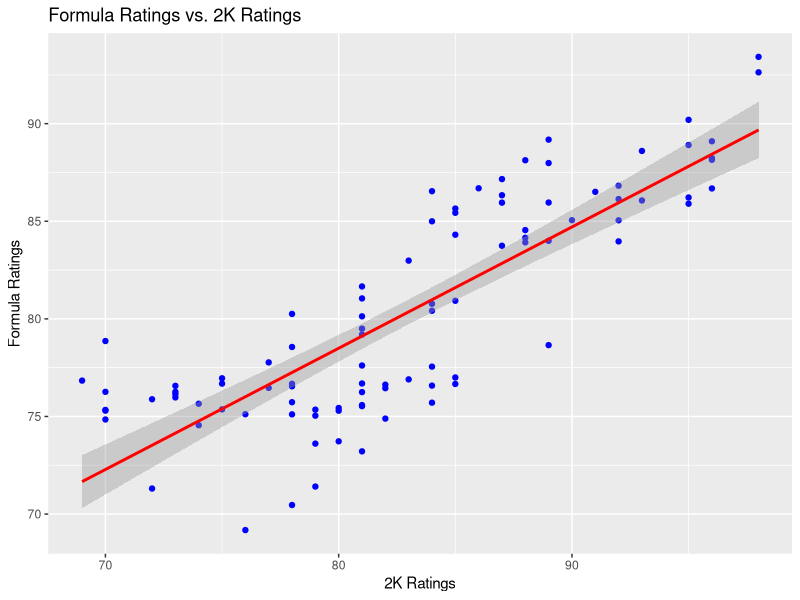
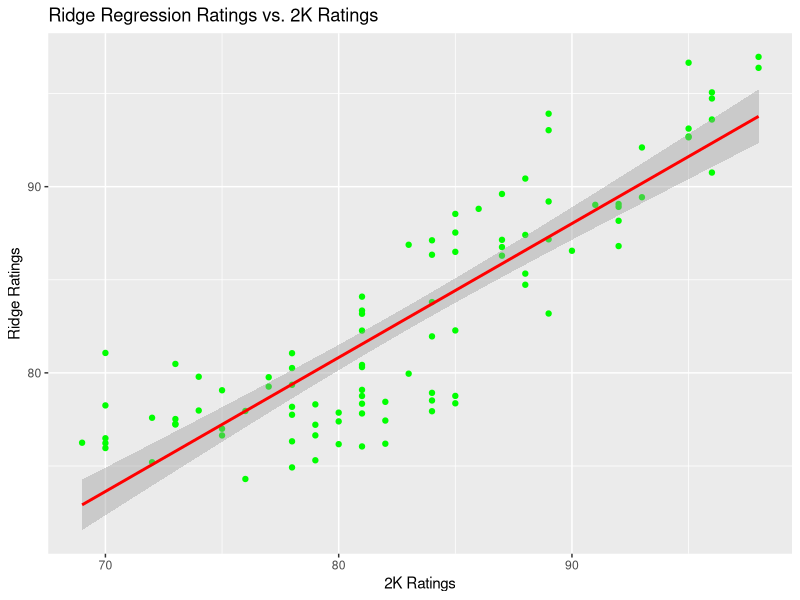
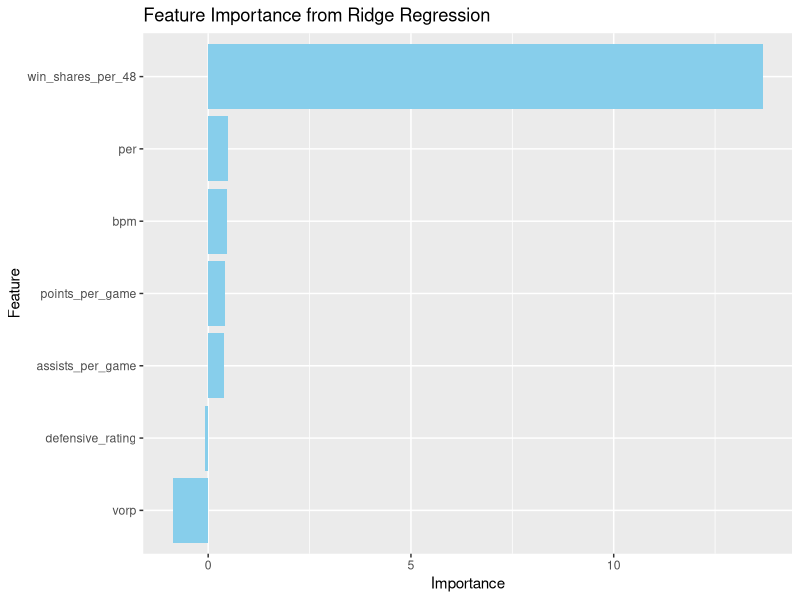
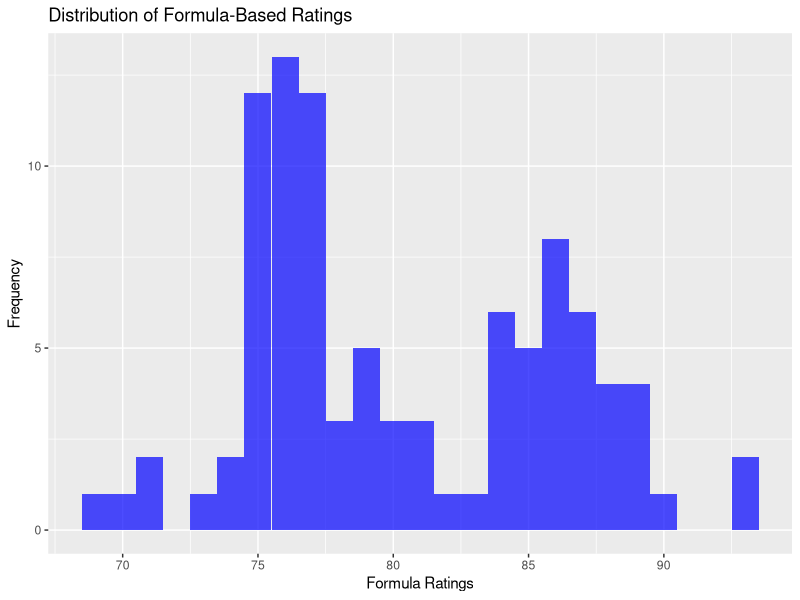
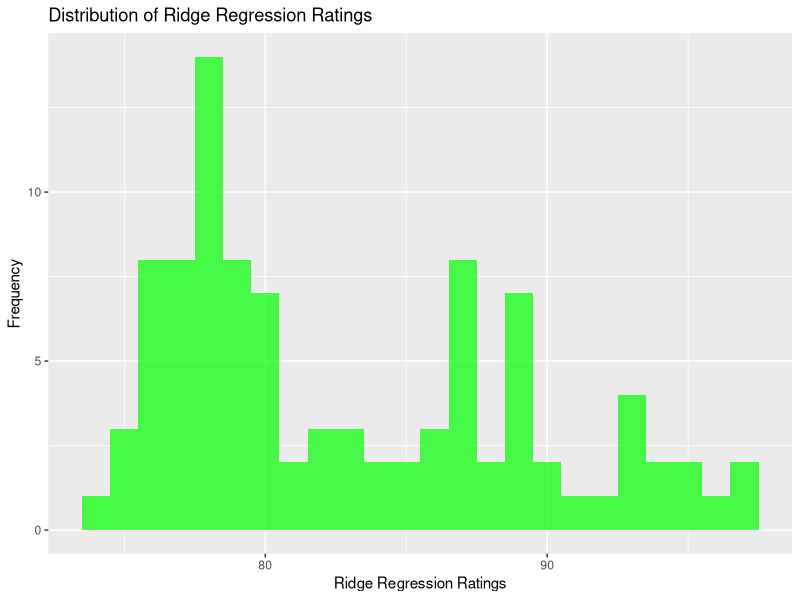
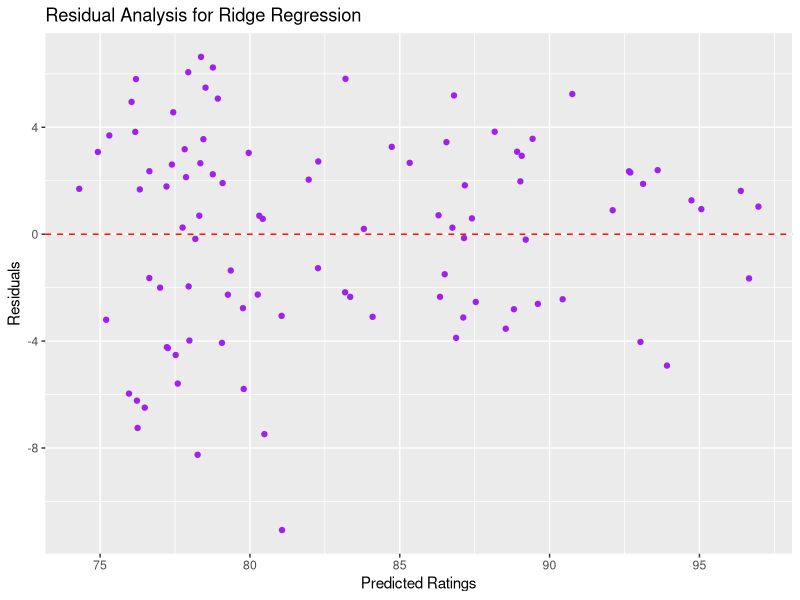
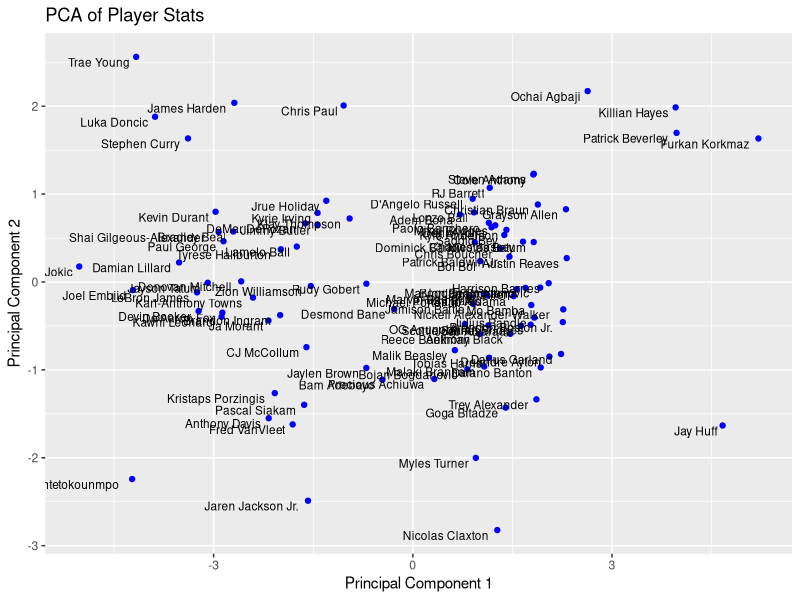
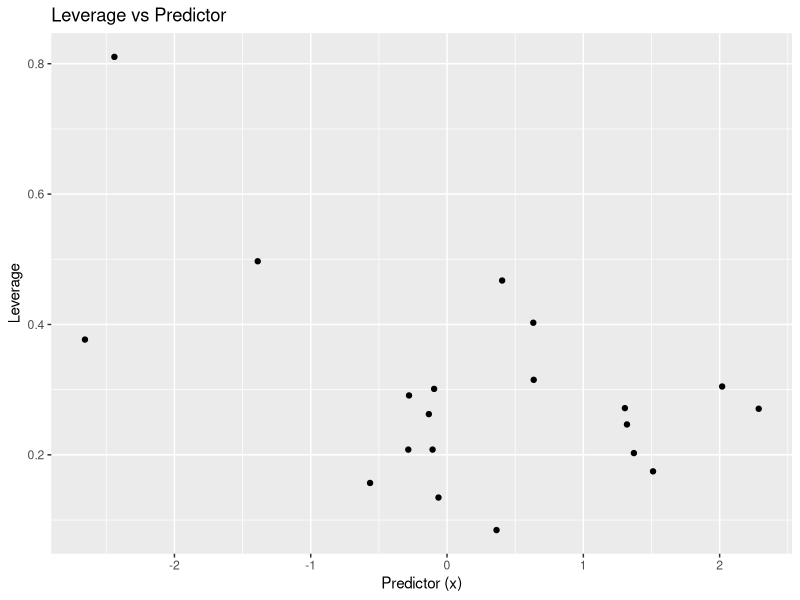

Write the R code that produced these figures, in order.
## ---- chunk 1
knitr::opts_chunk$set(echo = TRUE)
## ---- chunk 2
# Load necessary library
library(glmnet)
library(ggplot2)

# Define player stats (including Furkan Korkmaz)
players <- data.frame(
  name = c(
    "Nikola Jokic", "Luka Doncic", "Joel Embiid", "Giannis Antetokounmpo", "Shai Gilgeous-Alexander", 
    "Anthony Davis", "LeBron James", "Kevin Durant", "Jayson Tatum", "Stephen Curry", "Killian Hayes", 
    "Patrick Beverley", "Jay Huff", "Nicolas Claxton", "Desmond Bane", "Tobias Harris", "Paolo Banchero", 
    "Myles Turner", "Austin Reaves", "D'Angelo Russell", "Ja Morant", "Furkan Korkmaz", "Kyrie Irving", 
    "Lamelo Ball", "Jaylen Brown", "Devin Booker", "James Harden", "Damian Lillard", "Jimmy Butler", 
    "Zion Williamson", "De'Aaron Fox", "Jrue Holiday", "Bam Adebayo", "Jaren Jackson Jr.", "Donovan Mitchell", 
    "Klay Thompson", "Chris Paul", "Karl-Anthony Towns", "Brandon Ingram", "DeMar DeRozan", "Trae Young", 
    "Bradley Beal", "Pascal Siakam", "CJ McCollum", "Tyrese Haliburton", "Kawhi Leonard", "Paul George", 
    "Fred VanVleet", "Kristaps Porzingis", "Rudy Gobert", "Precious Achiuwa", "Steven Adams", "Ochai Agbaji", 
    "Santi Aldama", "Trey Alexander", "Nickeil Alexander-Walker", "Grayson Allen", "Jarrett Allen", "Jose Alvarado", 
    "Kyle Anderson", "Cole Anthony", "OG Anunoby", "Deni Avdija", "Deandre Ayton", "Marvin Bagley III", 
    "Patrick Baldwin Jr.", "Lonzo Ball", "Mo Bamba", "Dalano Banton", "Dominick Barlow", "Harrison Barnes", 
    "Scottie Barnes", "RJ Barrett", "Charles Bassey", "Emoni Bates", "Jamison Battle", "Nicolas Batum", 
    "Malik Beasley", "MarJon Beauchamp", "Reece Beekman", "Saddiq Bey", "Goga Bitadze", "Anthony Black", 
    "Bogdan Bogdanović", "Bojan Bogdanović", "Bol Bol", "Adem Bona", "Brandon Boston Jr.", "Chris Boucher", 
    "Malaki Branham", "Christian Braun", "Jalen Bridges", "Mikal Bridges", "Michael Porter Jr.", "Darius Garland", "Julius Randle"
  ),
  points_per_game = c(26.4, 33.9, 34.7, 30.4, 30.1, 24.7, 25.7, 27.1, 28.4, 26.4, 6.9, 6.2, 3.5, 12.6, 21.5, 18.0, 20.0, 15.0, 13.0, 17.0, 25.1, 6.8, 23.0, 23.3, 23.5, 29.1, 21.0, 30.0, 21.5, 22.0, 25.0, 20.3, 18.5, 22.3, 27.1, 21.5, 14.2, 24.0, 22.8, 20.5, 28.1, 23.2, 19.2, 20.7, 20.4, 23.0, 24.1, 20.9, 21.6, 14.1, 12.5, 9.2, 7.3, 5.6, 6.4, 8.0, 9.1, 10.5, 14.4, 11.0, 13.2, 11.6, 13.8, 14.7, 12.9, 16.2, 13.0, 11.9, 10.7, 12.0, 11.5, 12.1, 16.9, 12.4, 10.6, 17.5, 13.7, 15.0, 9.9, 10.2, 12.4, 16.1, 9.5, 7.6, 12.3, 14.8, 19.2, 9.1, 8.5, 7.3, 12.7, 10.0, 11.4, 17.1, 10.4, 13.8),
  defensive_rating = c(107, 110, 107, 102, 108, 104, 106, 109, 107, 111, 110, 110, 103, 101, 106, 105, 108, 103, 107, 108, 105, 110, 108, 107, 105, 106, 110, 107, 108, 107, 106, 108, 104, 102, 107, 109, 110, 107, 106, 108, 112, 108, 104, 105, 107, 106, 108, 103, 104, 107, 105, 110, 112, 107, 104, 106, 109, 107, 106, 108, 110, 106, 108, 105, 107, 108, 109, 106, 105, 108, 107, 106, 109, 108, 107, 106, 108, 105, 107, 106, 108, 104, 106, 107, 105, 107, 109, 106, 108, 105, 109, 106, 108, 107, 105, 106),
  assists_per_game = c(9.0, 9.8, 5.6, 6.5, 6.2, 3.5, 8.3, 5.0, 5.6, 5.1, 4.9, 2.9, 1.0, 1.5, 4.4, 2.5, 3.7, 1.2, 3.4, 6.1, 8.1, 1.2, 6.9, 7.6, 3.1, 6.5, 10.8, 7.5, 6.0, 4.3, 6.4, 7.9, 5.4, 2.8, 5.3, 2.9, 9.5, 4.1, 5.5, 6.4, 9.1, 6.6, 4.5, 5.8, 7.8, 6.2, 5.9, 6.1, 5.7, 4.3, 2.1, 1.6, 1.3, 1.8, 2.5, 2.9, 1.4, 1.9, 1.7, 3.6, 1.2, 2.9, 3.8, 1.9, 1.8, 1.0, 2.2, 3.4, 1.5, 3.0, 1.8, 2.4, 3.6, 2.3, 1.8, 3.9, 2.0, 3.8, 1.9, 2.0, 3.1, 1.5, 1.6, 1.9, 2.3, 4.3, 1.7, 1.8, 2.4, 2.7, 1.9, 2.0, 4.1, 1.4, 2.3, 2.2),
  per = c(32.1, 23.5, 28.3, 29.5, 27.8, 26.4, 25.7, 27.1, 26.9, 28.5, 10.5, 12.2, 15.0, 20.3, 19.8, 17.5, 16.0, 18.0, 14.0, 16.5, 20.8, 11.2, 21.8, 22.4, 19.2, 25.0, 22.1, 24.8, 21.9, 23.0, 24.3, 19.6, 18.9, 21.5, 22.0, 18.5, 17.0, 22.5, 21.3, 20.0, 27.5, 22.4, 20.8, 22.1, 20.3, 24.3, 23.5, 20.0, 20.8, 19.3, 18.2, 15.0, 14.0, 16.0, 14.5, 13.0, 13.5, 14.8, 14.3, 13.7, 14.2, 15.5, 13.9, 12.8, 15.4, 14.7, 15.3, 13.2, 14.1, 15.0, 13.8, 14.9, 14.3, 13.6, 15.2, 14.5, 13.9, 15.1, 14.4, 15.3, 13.5, 15.2, 13.8, 14.4, 15.0, 14.1, 14.7, 13.3, 14.8, 15.2, 14.0, 14.3, 14.5, 15.1, 13.6, 13.9),
  win_shares_per_48 = c(0.301, 0.250, 0.270, 0.280, 0.240, 0.220, 0.230, 0.250, 0.260, 0.270, 0.050, 0.050, 0.100, 0.150, 0.200, 0.180, 0.150, 0.200, 0.120, 0.140, 0.180, 0.050, 0.270, 0.260, 0.240, 0.245, 0.250, 0.260, 0.220, 0.230, 0.270, 0.220, 0.200, 0.240, 0.250, 0.210, 0.200, 0.260, 0.240, 0.230, 0.270, 0.250, 0.220, 0.200, 0.220, 0.240, 0.260, 0.230, 0.240, 0.210, 0.220, 0.150, 0.140, 0.160, 0.145, 0.130, 0.135, 0.148, 0.143, 0.137, 0.142, 0.155, 0.139, 0.128, 0.154, 0.147, 0.153, 0.132, 0.141, 0.150, 0.138, 0.149, 0.143, 0.136, 0.152, 0.145, 0.139, 0.151, 0.144, 0.153, 0.135, 0.152, 0.138, 0.144, 0.150, 0.141, 0.147, 0.133, 0.148, 0.152,  0.140, 0.143, 0.145, 0.151, 0.136, 0.139),
  bpm = c(8.5, 7.2, 8.0, 7.8, 6.5, 6.9, 7.5, 7.3, 7.0, 7.6, 2.5, 2.8, 1.0, 4.5, 5.0, 4.0, 3.8, 4.2, 3.2, 4.1, 6.8, 1.0, 4.0, 4.5, 5.0, 6.7, 5.6, 6.8, 5.2, 5.5, 6.2, 5.0, 4.8, 6.1, 6.5, 6.0, 5.8, 6.7, 6.1, 5.9, 7.3, 6.8, 6.5, 6.2, 6.1, 7.0, 6.8, 6.0, 6.5, 5.8, 4.9, 4.5, 3.2, 5.0, 4.3, 3.8, 3.9, 4.8, 4.3, 4.7, 4.2, 5.5, 4.9, 3.8, 5.4, 4.7, 5.3, 4.2, 4.1, 5.0, 3.8, 4.9, 4.3, 4.6, 5.2, 4.5, 3.9, 5.1, 4.4, 5.3, 4.7, 4.2, 5.1, 4.3, 5.4, 4.6, 5.2, 3.9, 5.0, 5.3, 4.0, 4.3, 4.5, 5.1, 3.6, 3.9),
  vorp = c(7.0, 6.5, 6.8, 6.7, 5.5, 5.8, 6.2, 6.0, 5.9, 6.3, 1.5, 1.8, 0.5, 3.5, 4.0, 3.0, 3.5, 4.0, 3.0, 3.5, 6.2, 0.5, 5.0, 5.2, 4.8, 7.0, 6.5, 6.9, 5.8, 6.0, 6.7, 5.5, 5.1, 6.3, 6.8, 6.2, 5.5, 6.8, 6.4, 6.0, 7.2, 6.9, 6.6, 6.0, 6.5, 7.2, 7.0, 6.5, 6.5, 6.0, 4.9, 4.0, 3.7, 4.5, 4.3, 3.8, 3.9, 4.2, 4.1, 4.5, 4.2, 5.0, 4.3, 3.8, 4.5, 4.1, 5.0, 3.9, 4.2, 5.2, 4.0, 4.9, 4.3, 4.2, 5.1, 4.5, 4.1, 5.0, 4.5, 5.3, 4.7, 4.2, 5.1, 4.3, 5.4, 4.6, 5.2, 3.9, 5.0, 5.3, 4.0, 4.3, 4.5, 5.1, 3.6, 3.9),
  nba_2k25_rating = c( 98, 96, 95, 98, 96, 96, 95, 95, 96, 95, 79, 78, 70, 81, 83, 84, 89, 84, 81, 81, 91, 76, 92, 87, 92, 93, 86, 89, 89, 88, 88, 85, 88, 87, 93, 81, 81, 92, 85, 87, 89, 85, 88, 84, 90, 92, 89, 84, 87, 85, 78, 79, 72, 70, 69, 80, 81, 84, 75, 78, 80, 84, 78, 82, 77, 74, 81, 78, 73, 70, 80, 85, 81, 76, 72, 70, 79, 81, 75, 73, 81, 78, 70, 82, 81, 77, 73, 78, 79, 75, 74, 73, 84, 83, 82, 85))
  



# Adjusted normalization function to scale to a range of 67 to 99
adjusted_norm <- function(x) {
  return ((x - min(x)) / (max(x) - min(x)) * (99 - 67) + 67)  # Scale to a range that ensures the lowest rating is 67
}

# Apply adjusted normalization to each criterion
players$scoring <- adjusted_norm(players$points_per_game)
players$defense <- adjusted_norm(max(players$defensive_rating) - players$defensive_rating)  # Invert because lower defensive rating is better
players$playmaking <- adjusted_norm(players$assists_per_game)
players$efficiency <- adjusted_norm(players$per)
players$impact <- adjusted_norm(players$win_shares_per_48)
players$bpm_norm <- adjusted_norm(players$bpm)
players$vorp_norm <- adjusted_norm(players$vorp)

# Calculate final rating
players$final_rating_formula <- rowMeans(players[, c("scoring", "defense", "playmaking", "efficiency", "impact")])

# Prepare data for ridge regression
x <- as.matrix(players[, c("points_per_game", "defensive_rating", "assists_per_game", "per", "win_shares_per_48", "bpm", "vorp")])
y <- players$nba_2k25_rating

# Fit ridge regression model
ridge_model <- cv.glmnet(x, y, alpha = 0)

# Predict ratings using the ridge regression model
players$predicted_rating_ridge <- predict(ridge_model, s = "lambda.min", newx = x)

# Calculate correlation coefficient between predicted_rating and 2K rating
correlation_coefficient_formula <- cor(players$final_rating_formula, players$nba_2k25_rating)
correlation_coefficient_ridge <- cor(players$predicted_rating_ridge, players$nba_2k25_rating)

# Rank players by final_rating in descending order
ranked_players_formula <- players[order(-players$final_rating_formula), ]
ranked_players_ridge <- players[order(-players$predicted_rating_ridge), ]

# Display final ratings and correlation coefficients
print("Ranked Players by Formula-Based Ratings:")
print(ranked_players_formula[, c("name", "final_rating_formula", "nba_2k25_rating")])
print(paste("The correlation coefficient between the formula ratings and the actual ratings is", correlation_coefficient_formula))

print("\nRanked Players by Ridge Regression-Based Ratings:")
print(ranked_players_ridge[, c("name", "predicted_rating_ridge", "nba_2k25_rating")])
print("The correlation coefficient between the ridge regression ratings and the actual ratings is")
correlation_coefficient_ridge

library(ggplot2)
ggplot(players, aes(x = nba_2k25_rating, y = final_rating_formula)) +
  geom_point(color = 'blue') +
  geom_smooth(method = 'lm', color = 'red') +
  labs(title = 'Formula Ratings vs. 2K Ratings', x = '2K Ratings', y = 'Formula Ratings')
ggplot(players, aes(x = nba_2k25_rating, y = predicted_rating_ridge)) +
  geom_point(color = 'green') +
  geom_smooth(method = 'lm', color = 'red') +
  labs(title = 'Ridge Regression Ratings vs. 2K Ratings', x = '2K Ratings', y = 'Ridge Ratings')

write.csv(ranked_players_formula, "formula_based_rankings.csv")
write.csv(ranked_players_ridge, "ridge_based_rankings.csv")
coef(ridge_model, s = "lambda.min")

# Hyperparameter tuning for lambda in ridge regression
lambda_grid <- 10^seq(3, -3, by = -1)
ridge_model_tuned <- cv.glmnet(x, y, alpha = 0, lambda = lambda_grid)
best_lambda <- ridge_model_tuned$lambda.min
print(paste("Best lambda:", best_lambda))

# Feature importance based on ridge regression coefficients
coefficients <- coef(ridge_model, s = "lambda.min")
coefficients_df <- data.frame(
  feature = rownames(coefficients),
  importance = as.vector(coefficients)
)
coefficients_df <- coefficients_df[-1,]  # Remove the intercept
coefficients_df <- coefficients_df[order(abs(coefficients_df$importance), decreasing = TRUE), ]

print("Feature Importance from Ridge Regression:")
print(coefficients_df)

# Input player names and rank based on formula or ridge regression
custom_player_names <- c("Nikola Jokic", "Stephen Curry", "Furkan Korkmaz")
custom_players <- players[players$name %in% custom_player_names, ]
custom_players_formula <- custom_players[order(-custom_players$final_rating_formula), ]
custom_players_ridge <- custom_players[order(-custom_players$predicted_rating_ridge), ]

print("Custom Player Rankings based on Formula:")
print(custom_players_formula[, c("name", "final_rating_formula")])
print("Custom Player Rankings based on Ridge Regression:")
print(custom_players_ridge[, c("name", "predicted_rating_ridge")])

# Save feature importance to CSV
write.csv(coefficients_df, "feature_importance.csv")

# Save custom player rankings
write.csv(custom_players_formula, "custom_player_formula_rankings.csv")
write.csv(custom_players_ridge, "custom_player_ridge_rankings.csv")

# Bar plot of feature importance
ggplot(coefficients_df, aes(x = reorder(feature, importance), y = importance)) +
  geom_bar(stat = "identity", fill = "skyblue") +
  coord_flip() +
  labs(title = "Feature Importance from Ridge Regression", x = "Feature", y = "Importance")

# Distribution plot of the ratings
ggplot(players, aes(x = final_rating_formula)) +
  geom_histogram(binwidth = 1, fill = "blue", alpha = 0.7) +
  labs(title = "Distribution of Formula-Based Ratings", x = "Formula Ratings", y = "Frequency")

ggplot(players, aes(x = predicted_rating_ridge)) +
  geom_histogram(binwidth = 1, fill = "green", alpha = 0.7) +
  labs(title = "Distribution of Ridge Regression Ratings", x = "Ridge Regression Ratings", y = "Frequency")

# Calculate MAE and RMSE for both models
mae_formula <- mean(abs(players$final_rating_formula - players$rating_2k))
rmse_formula <- sqrt(mean((players$final_rating_formula - players$rating_2k)^2))

mae_ridge <- mean(abs(players$predicted_rating_ridge - players$rating_2k))
rmse_ridge <- sqrt(mean((players$predicted_rating_ridge - players$rating_2k)^2))

print(paste("MAE for formula-based ratings:", mae_formula))
print(paste("RMSE for formula-based ratings:", rmse_formula))

print(paste("MAE for ridge regression ratings:", mae_ridge))
print(paste("RMSE for ridge regression ratings:", rmse_ridge))

# Fit lasso regression model
lasso_model <- cv.glmnet(x, y, alpha = 1)
players$predicted_rating_lasso <- predict(lasso_model, s = "lambda.min", newx = x)

# Compare correlations of ridge and lasso models
correlation_coefficient_lasso <- cor(players$predicted_rating_lasso, players$rating_2k)
print(paste("The correlation coefficient between the lasso regression ratings and the actual ratings is", correlation_coefficient_lasso))

# Calculate residuals for ridge regression
players$residuals_ridge <- players$nba_2k25_rating - players$predicted_rating_ridge

# Visualize residuals
ggplot(players, aes(x = predicted_rating_ridge, y = residuals_ridge)) +
  geom_point(color = 'purple') +
  geom_hline(yintercept = 0, linetype = "dashed", color = "red") +
  labs(title = 'Residual Analysis for Ridge Regression', x = 'Predicted Ratings', y = 'Residuals')

# Rank players by specific skill areas
ranked_by_scoring <- players[order(-players$scoring), c("name", "scoring")]
ranked_by_defense <- players[order(-players$defense), c("name", "defense")]

print("Top Players by Scoring:")
print(head(ranked_by_scoring, 5))

print("Top Players by Defense:")
print(head(ranked_by_defense, 5))

library(stats)

# Perform PCA
player_stats <- players[, c("points_per_game", "defensive_rating", "assists_per_game", "per", "win_shares_per_48", "bpm", "vorp")]
pca_model <- prcomp(player_stats, scale. = TRUE)

# Add PCA components to the dataset
players$PC1 <- pca_model$x[, 1]
players$PC2 <- pca_model$x[, 2]

# Visualize PCA
ggplot(players, aes(x = PC1, y = PC2, label = name)) +
  geom_point(color = 'blue') +
  geom_text(size = 3, hjust = 1.1, vjust = 1.1) +
  labs(title = "PCA of Player Stats", x = "Principal Component 1", y = "Principal Component 2")

# Fit lasso regression for comparison
lasso_model <- cv.glmnet(x, y, alpha = 1)
players$predicted_rating_lasso <- predict(lasso_model, s = "lambda.min", newx = x)

# Compare correlations
correlation_lasso <- cor(players$predicted_rating_lasso, players$rating_2k)
print(paste("The correlation coefficient for Lasso regression is", correlation_lasso))

# Save correlation coefficients
correlation_results <- data.frame(
  Model = c("Formula", "Ridge Regression", "Lasso Regression"),
  Correlation = c(correlation_coefficient_formula, correlation_coefficient_ridge, correlation_lasso)
)
write.csv(correlation_results, "correlation_results.csv")

# Save feature importance
write.csv(correlation_coefficient_ridge, "ridge_feature_importance.csv")

# Load necessary libraries for diagnostics
library(car)  # for vif
library(MASS) # for influence measures
library(glmnet)

# Calculate Variance Inflation Factor (VIF)
vif_results <- vif(lm(y ~ ., data = as.data.frame(x)))
print("Variance Inflation Factors (VIF):")
print(vif_results)

# Load necessary libraries
library(glmnet)
library(Matrix)

# Sample data
set.seed(42)
X <- as.matrix(cbind(1, matrix(rnorm(100), nrow = 20)))  # Add intercept (column of 1s)
y <- rnorm(20)

# Fit the ridge regression model
ridge_model <- glmnet(X, y, alpha = 0)  # alpha = 0 for ridge regression

# Extract the coefficients for a particular lambda (e.g., lambda = 0.1)
lambda_index <- which.min(ridge_model$lambda)  # Use the best lambda by CV or choose one manually
lambda <- ridge_model$lambda[lambda_index]

# Compute the hat matrix for ridge regression
XtX <- t(X) %*% X
XtX_lambda_inv <- solve(XtX + lambda * diag(ncol(X)))  # Regularized inverse
H_ridge <- X %*% XtX_lambda_inv %*% t(X)

# Leverage values (diagonal of the hat matrix)
leverage_values <- diag(H_ridge)

# Add leverage to the data
data <- cbind(as.data.frame(X), leverage = leverage_values)

# Display the leverage values
print(data)

# Optional: Plot leverage values against the predictor variable (excluding intercept column)
library(ggplot2)
ggplot(data, aes(x = X[, 2], y = leverage)) +  # X[, 2] assumes the first column is the intercept
  geom_point() +
  labs(title = "Leverage vs Predictor", x = "Predictor (x)", y = "Leverage")


# Calculate Cook's Distance
# Load necessary libraries
library(glmnet)

# Sample data
set.seed(42)
X <- as.matrix(cbind(1, matrix(rnorm(100), nrow = 20)))  # Add intercept (column of 1s)
y <- rnorm(20)

# Fit the ridge regression model
ridge_model <- glmnet(X, y, alpha = 0)  # alpha = 0 for ridge regression

# Extract the coefficients for a particular lambda (e.g., lambda = 0.1)
lambda_index <- which.min(ridge_model$lambda)  # Use the best lambda by CV or choose one manually
lambda <- ridge_model$lambda[lambda_index]

# Compute the fitted values (predictions)
fitted_values <- predict(ridge_model, s = lambda, newx = X)

# Compute the residuals
residuals <- y - fitted_values

# Compute the Mean Squared Error (MSE)
mse <- mean(residuals^2)

# Compute the hat matrix (leverage values)
XtX <- t(X) %*% X
XtX_lambda_inv <- solve(XtX + lambda * diag(ncol(X)))  # Regularized inverse
H_ridge <- X %*% XtX_lambda_inv %*% t(X)

# Leverage values (diagonal of the hat matrix)
h_ii <- diag(H_ridge)

# Compute Cook's distances
cooks_distances <- (residuals^2 / (ncol(X) * mse)) * (h_ii / (1 - h_ii)^2)

# Combine data with Cook's distances
data <- cbind(as.data.frame(X), Cook_Distance = cooks_distances)

# Display Cook's distances
print(data)

# Optional: Plot Cook's distance against the predictor variable (excluding intercept column)
library(ggplot2)
ggplot(data, aes(x = X[, 2], y = cooks_distances)) +  # X[, 2] assumes the first column is the intercept
  geom_point() +
  labs(title = "Cook's Distance vs Predictor", x = "Predictor (x)", y = "Cook's Distance")


# You can filter the players dataframe to highlight high leverage and influential points
high_leverage_players <- players[players$leverage > 2 * (nrow(players) / ncol(x)), ]
high_cooks_distance_players <- players[players$cooks_distance > 1, ]

